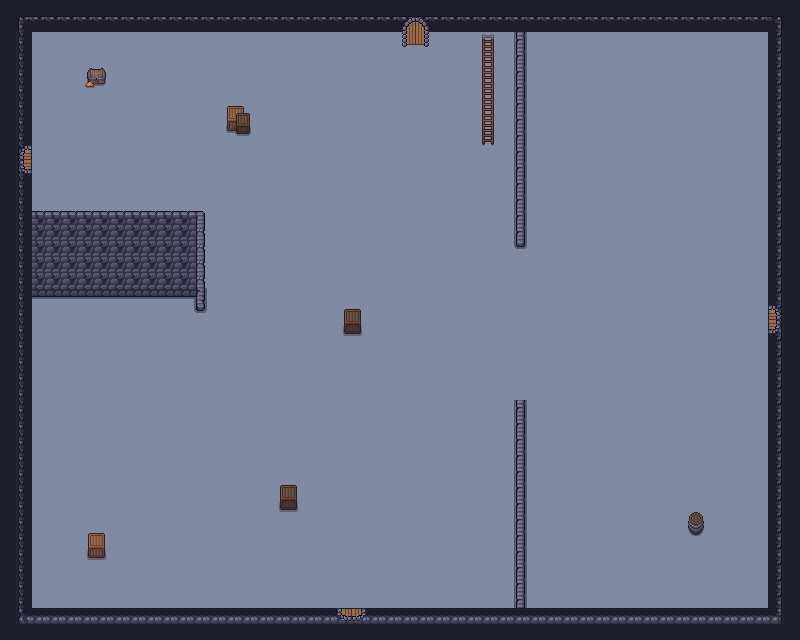

Rendered tile map (Tiled .tmx) drawn with the repository's tilesets; below, a short description and the map source with its tile grids summarised:
An orthogonal 50x40 tile map with 16x16 px tiles, 4 tile layers (Fondo, Suelo, Paredes, Puerta), 10 tilesets and 35 objects.

<map version="1.10" tiledversion="1.11.2" orientation="orthogonal" renderorder="right-down" width="50" height="40" tilewidth="16" tileheight="16" infinite="0" nextlayerid="12" nextobjectid="48">
 <tileset firstgid="1" source="../tilesets/Paredes2.tsx" />
 <tileset firstgid="494" source="../tilesets/Paredes.tsx" />
 <tileset firstgid="750" source="../tilesets/Objetos.tsx" />
 <tileset firstgid="966" source="../tilesets/skeleton.tsx" />
 <tileset firstgid="968" source="../tilesets/goomba.tsx" />
 <tileset firstgid="969" source="../tilesets/player.tsx" />
 <tileset firstgid="970" source="../tilesets/corazon.tsx" />
 <tileset firstgid="971" source="../tilesets/amongus.tsx" />
 <tileset firstgid="972" source="../tilesets/puertas.tsx" />
 <tileset firstgid="976" source="../tilesets/diablo.tsx" />
 <group id="6" name="Room">
  <layer id="1" name="Fondo" width="50" height="40">
   <data>[2000 cells, 2000 non-empty, 1 distinct tile ids]</data>
  </layer>
  <layer id="2" name="Suelo" width="50" height="40">
   <data>[2000 cells, 1656 non-empty, 1 distinct tile ids]</data>
  </layer>
  <layer id="3" name="Paredes" width="50" height="40">
   <data>[2000 cells, 294 non-empty, 41 distinct tile ids]</data>
  </layer>
  <layer id="11" name="Puerta" width="50" height="40">
   <data>[2000 cells, 4 non-empty, 4 distinct tile ids]</data>
  </layer>
  <objectgroup id="5" name="Entities">
   <object id="13" gid="966" x="226" y="84" width="32" height="32" />
   <object id="14" gid="966" x="77" y="468" width="32" height="32" />
   <object id="15" gid="966" x="596" y="569" width="32" height="32" />
   <object id="16" gid="967" x="652" y="223" width="32" height="32" />
   <object id="17" gid="967" x="264" y="461" width="32" height="32" />
   <object id="19" gid="967" x="65" y="137" width="32" height="32" />
   <object id="20" gid="967" x="151" y="592" width="32" height="32" />
   <object id="21" gid="968" x="155" y="172" width="16" height="16" />
   <object id="22" gid="968" x="136" y="370" width="16" height="16" />
   <object id="23" gid="968" x="222" y="523" width="16" height="16" />
   <object id="24" gid="968" x="416" y="500" width="16" height="16" />
   <object id="25" gid="968" x="624" y="483" width="16" height="16" />
   <object id="26" gid="968" x="493" y="341" width="16" height="16" />
   <object id="27" gid="968" x="591" y="155" width="16" height="16" />
   <object id="38" gid="971" x="149.667" y="444.333" width="30" height="30" />
   <object id="39" gid="971" x="579" y="110" width="30" height="30" />
   <object id="42" gid="971" x="256" y="584" width="30" height="30" />
   <object id="43" gid="971" x="698" y="466" width="30" height="30" />
   <object id="44" gid="971" x="534" y="369" width="30" height="30" />
   <object id="45" gid="971" x="712" y="247" width="30" height="30" />
   <object id="47" gid="976" x="273.5" y="269.667" width="200" height="200" />
  </objectgroup>
  <objectgroup id="4" name="Objects">
   <object id="1" gid="783" x="656" y="80" width="16" height="16" />
   <object id="2" gid="784" x="672" y="80" width="16" height="16" />
   <object id="3" gid="807" x="656" y="96" width="16" height="16" />
   <object id="4" gid="808" x="672" y="96" width="16" height="16" />
   <object id="5" gid="927" x="432" y="576" width="16" height="16" />
  </objectgroup>
  <objectgroup id="10" name="Heart">
   <object id="32" gid="970" x="238" y="188" width="18" height="18" />
   <object id="33" gid="970" x="151" y="487" width="18" height="18" />
   <object id="34" gid="970" x="345" y="455" width="18" height="18" />
   <object id="35" gid="970" x="585" y="267" width="18" height="18" />
   <object id="36" gid="970" x="552" y="492" width="18" height="18" />
   <object id="37" gid="970" x="395" y="340" width="18" height="18" />
  </objectgroup>
  <objectgroup id="7" name="Player">
   <object id="29" gid="969" x="345.333" y="596" width="64" height="64" />
   <object id="30" gid="969" x="124" y="118.667" width="64" height="64" />
   <object id="31" gid="969" x="631" y="364" width="64" height="64" />
  </objectgroup>
 </group>
</map>
